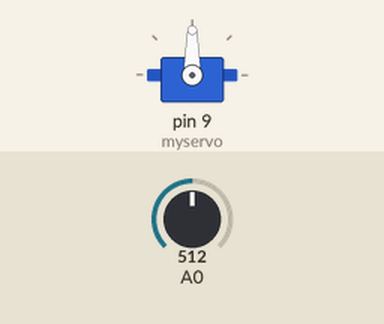
Recording of a sketch running on a simulated Arduino Uno, built with avr-gcc and run on an emulated ATmega328P. Shown: servo. Inputs (shaded band) come from the test bench; at power-on: A0 = 512.

Above: at 1.2 s.
1.3 s: A0 set to 716
At 1.8 s:
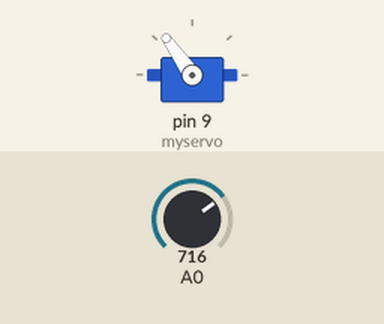
2.8 s: A0 set to 900
At 4.0 s:
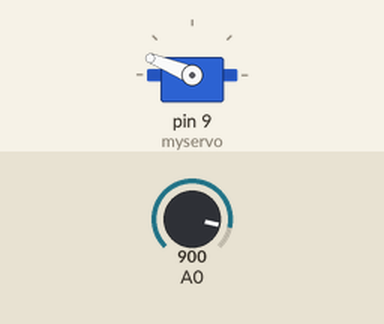
4.3 s: A0 set to 1023
At 5.3 s:
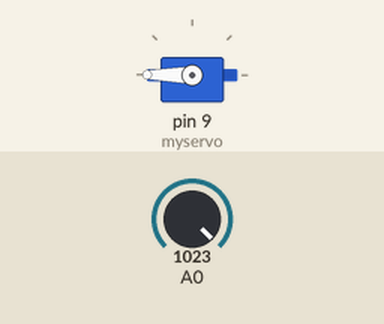
5.8 s: A0 set to 306
At 6.4 s:
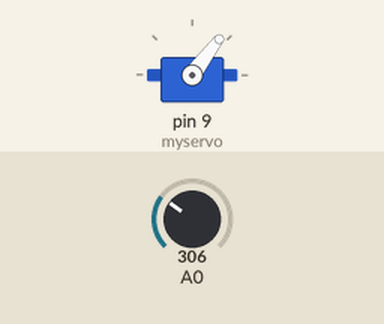
7.3 s: A0 set to 122
At 8.7 s:
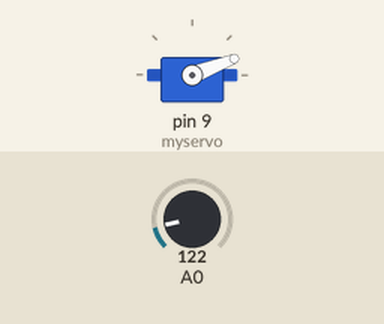
Timing chart, 0 to 9.8 s (numbered marks = the images above; inputs shaded):
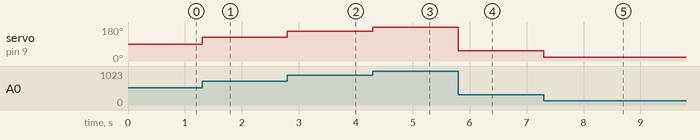

The sketch:

04.ServoMapControlAngle.ino
```cpp
#include <Servo.h>

Servo myservo;
int val;

void setup() {
  myservo.attach(9);
}

void loop() {
  val = analogRead(A0);
  val = map(val, 0, 1023, 0, 180);
  myservo.write(val);
}
```

Measured:
- after the input at 1.3 s, servo on pin 9 (myservo): 90° → 125° at once
- after the input at 2.8 s, servo on pin 9 (myservo): 125° → 158° at once
- after the input at 4.3 s, servo on pin 9 (myservo): 158° → 180° at once
- after the input at 5.8 s, servo on pin 9 (myservo): 180° → 53° at once
- after the input at 7.3 s, servo on pin 9 (myservo): 53° → 21° at once
